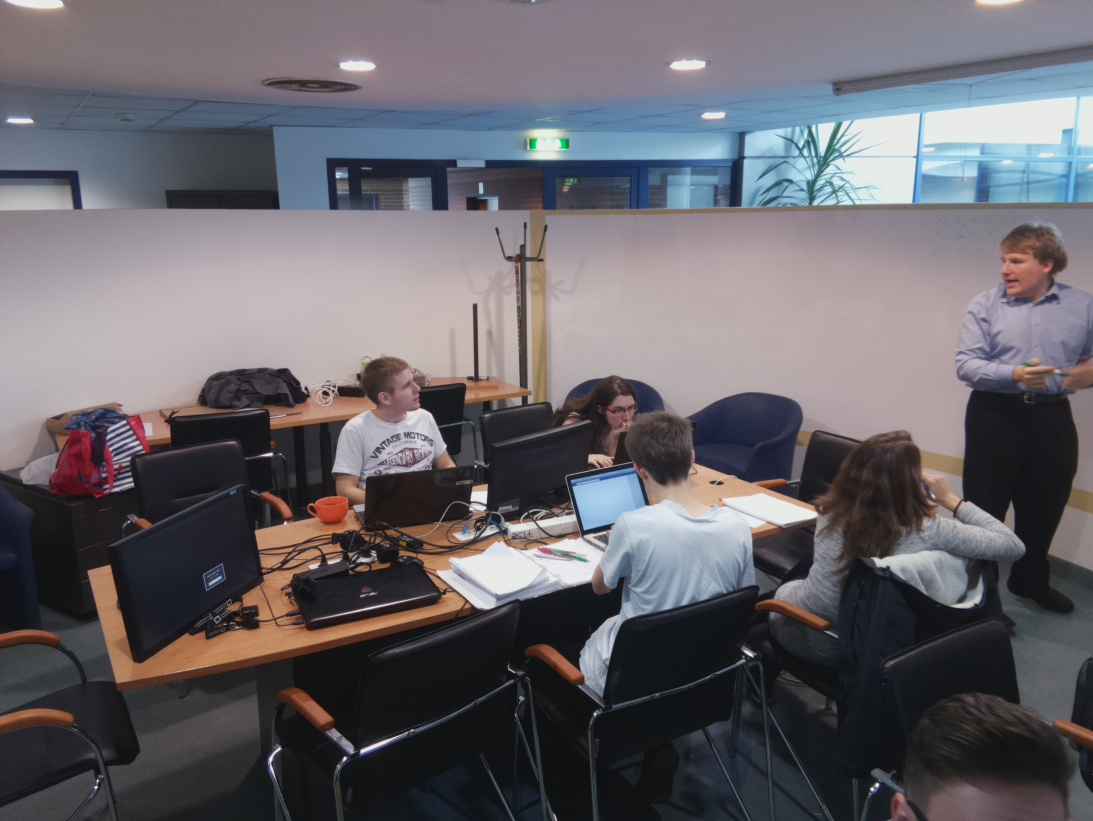
//> input picture Source/CameraProcessingService/ImageProcessorCPP/test/foo2.jpg, 1093 x 821 px, given in place of unicast, which was not available
$ ./main   (built with g++ and OpenCV 4)
//> lines starting //> are read from the running program, lines starting //| are printed output that depends on the picture; after the words box and inside, x2 and y2 are one past the last pixel; in counts of white or black regions, pixels touching at a corner belong together; pictures that were not available may be replaced by others from this repository, and a replacement may not be noted
#include <iostream>
#include <vector>
#include <random>

#include <opencv2/opencv.hpp>
#include <opencv2/bgsegm.hpp>

int main() {
    std::random_device r;
    std::default_random_engine e1(r());
    std::uniform_int_distribution<int> ud(0, 255);

    // ---------------------------------------------------

    std::vector<cv::CascadeClassifier> detectors;

    // [4 lines of commented-out code are left out]
    detectors.emplace_back(cv::CascadeClassifier("cascade/haarcascade_frontalface_alt.xml"));
    detectors.emplace_back(cv::CascadeClassifier("cascade/haarcascade_frontalface_alt2.xml"));
    detectors.emplace_back(cv::CascadeClassifier("cascade/haarcascade_frontalface_alt_tree.xml"));
    detectors.emplace_back(cv::CascadeClassifier("cascade/haarcascade_frontalface_default.xml"));
    //detectors.emplace_back(cv::CascadeClassifier("cascade/haarcascade_fullbody.xml"));
    //detectors.emplace_back(cv::CascadeClassifier("cascade/haarcascade_lefteye_2splits.xml"));
    //detectors.emplace_back(cv::CascadeClassifier("cascade/haarcascade_lowerbody.xml"));
    detectors.emplace_back(cv::CascadeClassifier("cascade/haarcascade_profileface.xml"));
    // [5 lines of commented-out code are left out]

    cv::VideoCapture vid("rtsp://192.168.1.105:8554/unicast");
    if (!vid.isOpened()) {
        std::cout << "VideoCapture is not opened" << std::endl;
        return -1;
    }

    //for (int i = 0; i < 5; ++i) vid.grab();

    cv::Mat frame;
    while(vid.read(frame)) {
//> frame is the input picture: 821 rows x 1093 cols, CV_8UC3; mean B, G, R 105.3, 99.7, 103
        cv::Mat gray;
        cv::cvtColor(frame, gray, cv::COLOR_BGR2GRAY);
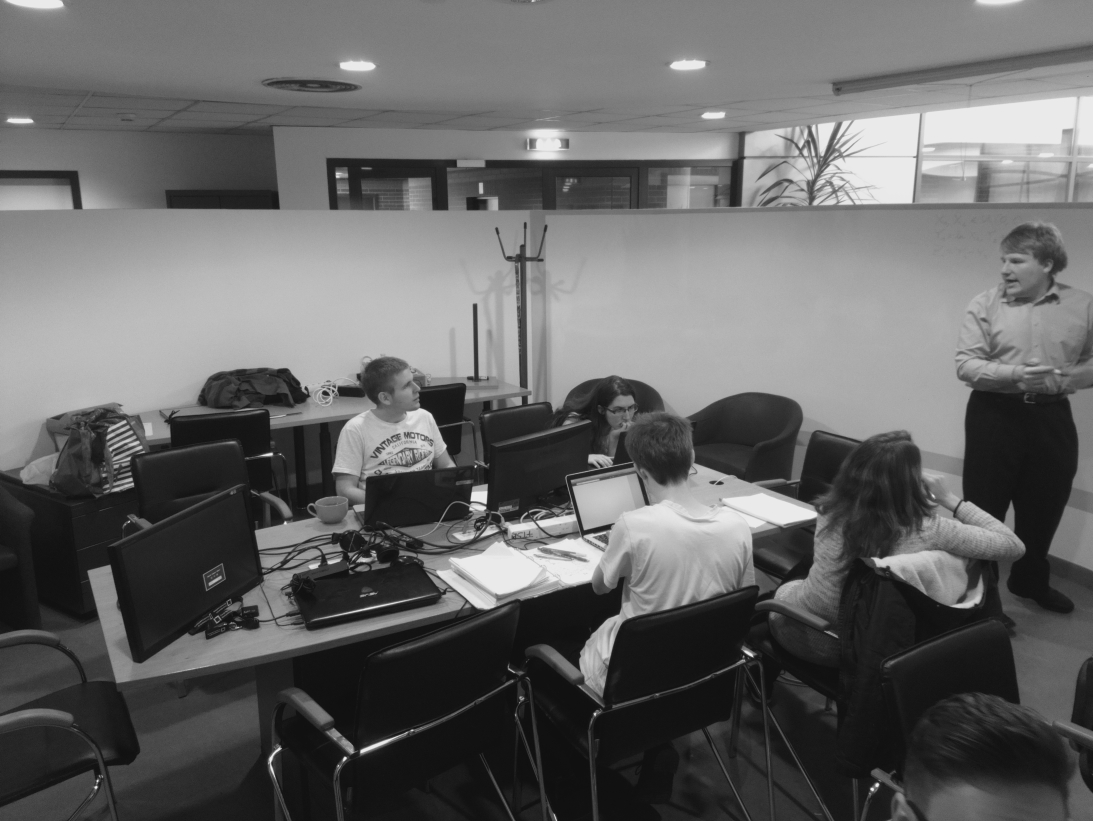
//> gray: 821 rows x 1093 cols, CV_8UC1; min 15, max 235, mean 101.3
        cv::equalizeHist(gray, gray);
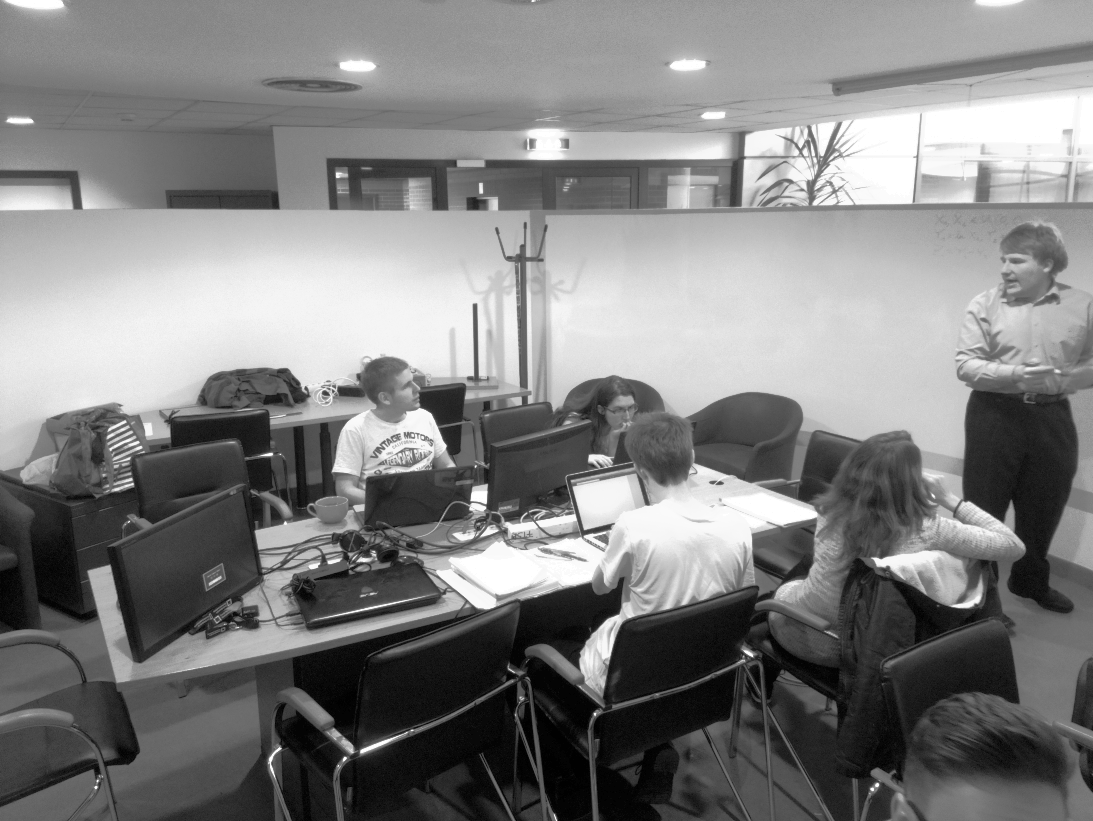
//> gray: 821 rows x 1093 cols, CV_8UC1; min 0, max 255, mean 128.5

        //cv::imshow("test", gray);
        //cv::waitKey(0);

        for(auto& detector : detectors) {
            std::vector<cv::Rect> objects;
            detector.detectMultiScale(gray, objects, 1.4, 1);

            cv::Scalar color(ud(r), ud(r), ud(r));
            for (auto& rect : objects) {
                cv::rectangle(frame, rect, color);
            }
        }
//> this loop made 5 passes
//> objects on passes 4 to 5: 1 Rect (x, y, width, height): [602, 392, 47, 47], 1 Rect (x, y, width, height): [986, 229, 77, 77]
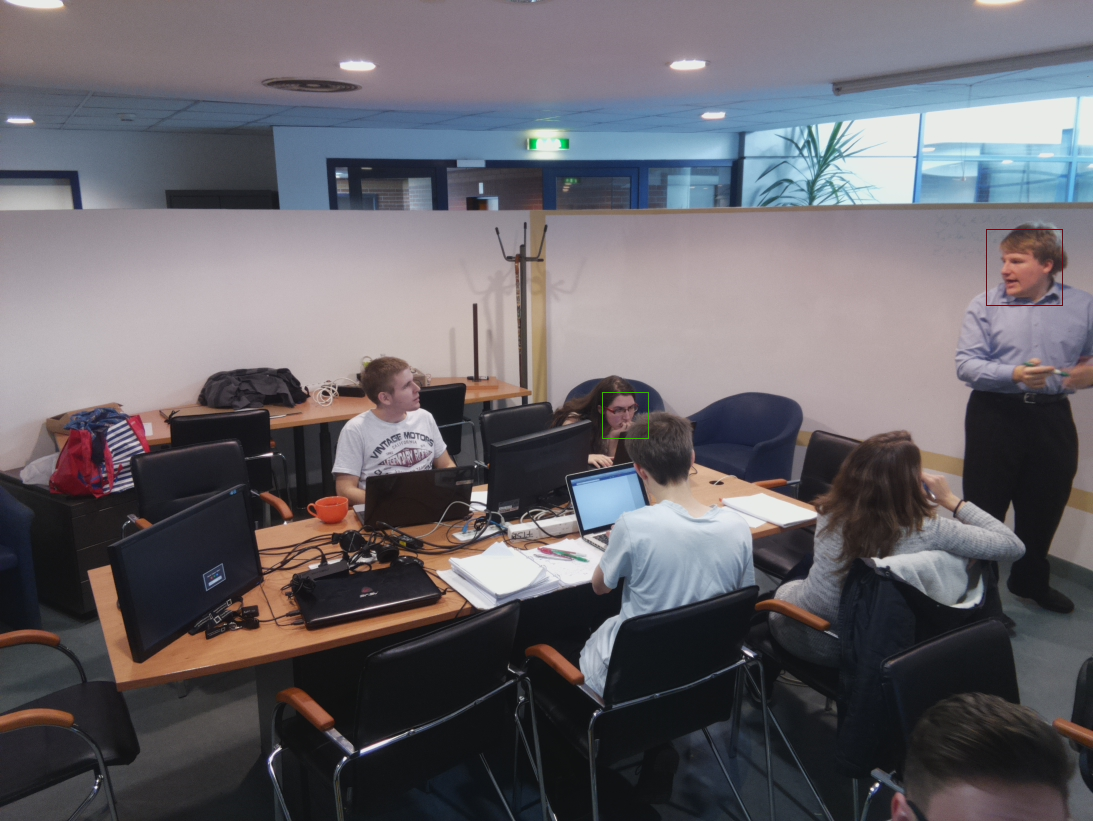
//> frame: 821 rows x 1093 cols, CV_8UC3; 0.05% of pixels changed, all inside (x1, y1, x2, y2) = (602, 229, 1063, 439)

        cv::imshow("test", frame);
        cv::waitKey(1);
    }
}

// [34 lines of commented-out code are left out]
